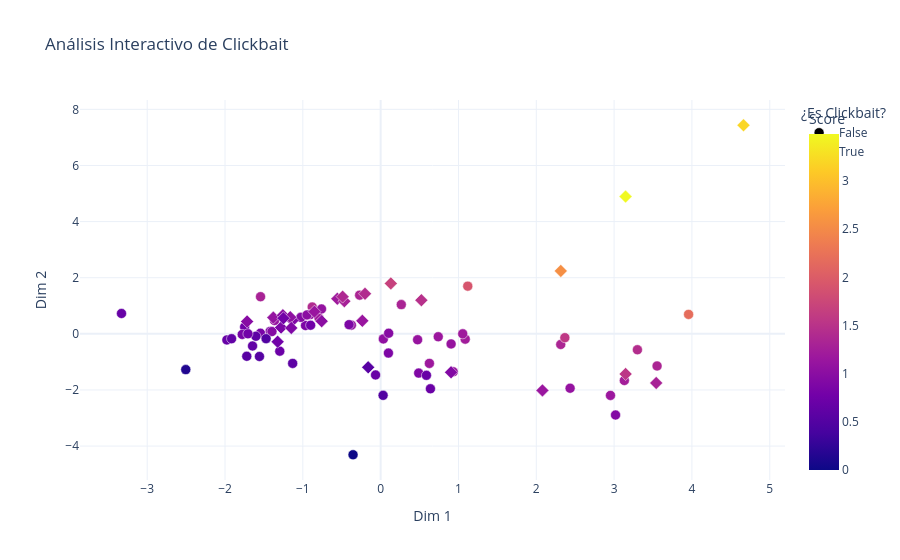

Notebook cell for this chart:
### Code cell
import plotly.express as px
import pandas as pd

# 1. Preparamos un DataFrame temporal para Plotly
# Esto facilita que Plotly asocie cada punto con su título y score
df_plot = pd.DataFrame({
    'Dim 1': X_pca[:, 0], # O X_umap[:, 0]
    'Dim 2': X_pca[:, 1], # O X_umap[:, 1]
    'Score': df['score_clickbait'],
    'Es Clickbait': df['clickbait'].astype(str), # Convertimos a texto para la leyenda
    'Titulo': df['titulo']
})

# 2. Creamos el gráfico
fig = px.scatter(
    df_plot, 
    x='Dim 1', 
    y='Dim 2', 
    color='Score',           # Gradiente de color
    symbol='Es Clickbait',    # Forma diferente (Círculo/Diamante/etc)
    hover_name='Titulo',      # <--- ESTO hará que se vea el título al pasar el ratón
    hover_data={'Score': ':.2f', 'Es Clickbait': True, 'Dim 1': False, 'Dim 2': False},
    color_continuous_scale='plasma',
    title="Análisis Interactivo de Clickbait",
    labels={'Es Clickbait': '¿Es Clickbait?'}
)

# Ajustes de estilo
fig.update_traces(marker=dict(size=10, line=dict(width=0.5, color='White')))
fig.update_layout(template='plotly_white')

fig.show()

### Figure 1 — Plotly figure (JSON) as saved in the notebook; plotly's stock layout.template omitted (floating-point values rounded to 4 significant figures)
{"data": [{"customdata": [[0.8741, "False"], [1.114, "False"], [1.164, "False"], [1.105, "False"], [0.9037, "False"], [1.401, "False"], [1.039, "False"], [1.095, "False"], [0.5868, "False"], [0.1385, "False"], [1.198, "False"], [0.8303, "False"], [0.9321, "False"], [0, "False"], [1.039, "False"], [1.336, "False"], [1.434, "False"], [0.8656, "False"], [1.318, "False"], [0.6347, "False"], [1.221, "False"], [0.7676, "False"], [1.308, "False"], [1.092, "False"], [0.9407, "False"], [0.6691, "False"], [1.104, "False"], [1.336, "False"], [1.247, "False"], [0.5931, "False"], [1.189, "False"], [2.187, "False"], [1.172, "False"], [0.7069, "False"], [0.9563, "False"], [1.158, "False"], [0.8828, "False"], [0.9482, "False"], [1.129, "False"], [0.7206, "False"], [0.8197, "False"], [1.915, "False"], [0.8784, "False"], [0.6754, "False"], [0.7031, "False"], [0.6352, "False"], [0.7702, "False"], [0.5316, "False"], [0.7651, "False"], [1.111, "False"], [1.008, "False"], [0.6961, "False"], [0.4857, "False"], [1.344, "False"], [1.56, "False"], [0.491, "False"], [0.5538, "False"]], "hovertemplate": "<b>%{hovertext}</b><br><br>¿Es Clickbait?=%{customdata[1]}<br>Score=%{marker.color:.2f}<extra></extra>", "hovertext": ["musk sostiene que fue engañado por openai al adoptar un modelo con fines de lucro", "el senado de eeuu falla en su intento de limitar posibles acciones militares de trump en cuba", "en el sur del líbano todo el mundo tiene el corazón destrozado", "iglesias critica que la jueza que le instó a descruzar las piernas sí se lo permitiera a sáenz de santamaría no todas molestan", "el presidente del tedh defiende en el supremo la independencia judicial ante ataques contra los jueces y su legitimidad", "karol g anuncia tres nuevos conciertos en españa añade una fecha más en madrid barcelona y sevilla", "un terremoto de magnitud 62 sacude la isla japonesa de hokkaido sin riesgo de tsunami", "abelardo de la espriella el populista que quiere emular a milei y a bukele en colombia", "magyar tiende la mano a ucrania", "cd castellón córdoba cf en directo resumen goles y minuto a minuto del partido de segunda división 2025 2026", "la soledad la asociación de vecinos cañero nuevo y acpacys ganan el concurso de cruces 2026", "catorce investigados por disturbios amenazas y cánticos racistas en alginet", "muere georg baselitz el gran pintor que puso el mundo patas arriba", "en imágenes puerta del príncipe de la corrida del domingo 26 de abril con manuel escribano pepe moral y román", "grave cornada de 25 centímetros a raúl ruiz en las ventas el pitón atravesó el muslo", "shlomo ben ami esta guerra viene bien a los europeos eeuu está aislado", "trump acusa en falso a españa e italia e insiste en que no está contento con su postura sobre irán", "guardiola promete en su toma de posesión que los derechos no estarán sometidos a ningún vaivén político", "dispositivo especial de la dgt para el gran premio de motogp en jerez 2026 todos los puntos de vigilancia y recomendaciones de tráfico este fin de semana", "torre de oro la gran vigía del contrabando musical", "de un siglo anterior bunbury y el artista total se convirtió en artesano", "los programadores musicales atrapados en mali regresan a españa y la colonia está a salvo", "el rey carlos iii continúa su visita oficial a estados unidos", "trump y su jefa de prensa alientan que el tiroteo fue un montaje para beneficiar al presidente", "el gobierno avisa a pp vox y junts quienes van a perder hoy son los que quedarán retratados al votar en contra", "barcelona enviará de oficio el volante de empadronamiento a los extracomunitarios", "el biopic de michael jackson rompe récords con una recaudación de 217 millones de dólares a nivel global", "elisabeth anglarill el expolio sigue estando a la orden del día y eso que ahora está penado", "el bloqueo de internet en rusia abre una brecha en las élites y hunde la popularidad de putin", "el gobierno de merz anuncia un 28% de aumento del gasto militar de alemania para 2027 mientras recorta en sanidad", "última hora sobre el ataque a trump y la guerra en irán en directo", "el pnv amenaza con retirar su apoyo a sánchez si no cuida las formas y él agradece su posición constructiva", "karol g actuará en barcelona sevilla y madrid en 2027", "florida abre una investigación contra openai por el papel de chatgpt en un tiroteo", "giorgia meloni ofrece 615 euros a los abogados de inmigrantes que logren convencer a sus clientes de abandonar italia", "cuánto cuesta alquilar una casa en el rocío 2026 precios disparados y pocos chollos", "aemet prevé cielo despejado y tarde variable con chubascos en barcelona", "sánchez rabia por los acuerdos de pp y vox en extremadura y aragón pactos de señoros entre abascal y feijóo", "j.j. benítez el infierno no existe es un invento de la religión", "el viajero prioriza el eje atlántico ante el conflicto de oriente medio en semana santa", "tres fotógrafos españoles entre los premiados en los world press photo 2026 éstas son las imágenes elegidas", "el cierre de filas frente a israel se estrecha en parte de europa ¿por qué no actúa unida?", "roca rey herido en el muslo derecho al entrar a matar al quinto toro en sevilla", "illa anuncia un plan de choque para reducir las listas de espera de la dependencia en cataluña", "día del libro 2026 los nuevos formatos atraen a lectores jóvenes", "alejo sauras se mete en la piel del inspector unai lópez de ayala en kraken el libro negro de las horas", "la imagen de una familia separada por el ice foto del año en el world press photo 2026", "uno de los diarios más importantes de francia define así cómo ha solventado españa la crisis del hantavirus", "estados unidos plantea expulsar a españa de la otan", "blackrock reconoce que la agenda woke fue un experimento mundial fallido", "arrestan a 22 monjes budistas que llevaban más de 110 kg de cannabis", "israel amenaza a españa pagarán un precio inmediato", "alerta sanitaria por el pescado tóxico que entra en españa desde marruecos", "trump anuncia la desclasificación de los archivos secreto de la nasa sobre ovnis", "maduro se declara insolvente y pide a venezuela que pague su defensa en nueva york", "el laboratorio moderna anuncia que está desarrollando una vacuna contra el hantavirus", "estados unidos lanza un cohete a la luna en una histórica misión espacial"], "legendgroup": "False", "marker": {"color": [0.8741, 1.114, 1.164, 1.105, 0.9037, 1.401, 1.039, 1.095, 0.5868, 0.1385, 1.198, 0.8303, 0.9321, 0.0, 1.039, 1.336, 1.434, 0.8656, 1.318, 0.6347, 1.221, 0.7676, 1.308, 1.092, 0.9407, 0.6691, 1.104, 1.336, 1.247, 0.5931, 1.189, 2.187, 1.172, 0.7069, 0.9563, 1.158, 0.8828, 0.9482, 1.129, 0.7206, 0.8197, 1.915, 0.8784, 0.6754, 0.7031, 0.6352, 0.7702, 0.5316, 0.7651, 1.111, 1.008, 0.6961, 0.4857, 1.344, 1.56, 0.491, 0.5538], "coloraxis": "coloraxis", "line": {"color": "White", "width": 0.5}, "size": 10, "symbol": "circle"}, "mode": "markers", "name": "False", "orientation": "v", "showlegend": true, "type": "scatter", "x": [-1.42, 0.4748, 2.953, -0.3763, 0.489, -0.8796, -0.9028, 2.435, -1.131, -2.504, -0.7921, -1.545, 3.018, -0.3548, 0.03439, 3.552, 3.299, -0.9653, 0.2652, -1.646, 1.086, -1.748, -1.544, -0.7601, -1.025, -1.976, -1.364, -0.27, 3.132, -1.604, 1.055, 3.957, 0.6263, 0.6396, 0.1028, 0.7401, 0.09984, -1.397, 0.9319, -1.296, -1.779, 1.119, -0.4056, -3.33, -0.0654, -1.916, -1.706, -1.557, -0.9, 0.9051, -0.9465, 0.5882, -1.472, 2.314, 2.367, 0.03132, -1.72], "xaxis": "x", "y": [0.08753, -0.2097, -2.195, 0.31, -1.4, 0.9556, 0.6887, -1.938, -1.054, -1.275, 0.5627, 0.02262, -2.893, -4.309, -0.1808, -1.146, -0.5668, 0.2951, 1.042, -0.4329, -0.1887, 0.2464, 1.324, 0.8875, 0.5872, -0.2175, 0.4739, 1.379, -1.664, -0.08665, 0.0004183, 0.6922, -1.054, -1.958, 0.02062, -0.1036, -0.6864, 0.08157, -1.353, -0.618, -0.02095, 1.7, 0.3279, 0.7251, -1.464, -0.1737, 0.0006165, -0.8073, 0.3056, -0.36, 0.6735, -1.48, -0.1715, -0.3788, -0.1369, -2.192, -0.8003], "yaxis": "y"}, {"customdata": [[0.9106, "True"], [1.673, "True"], [0.5474, "True"], [1.293, "True"], [1.007, "True"], [0.9223, "True"], [1.086, "True"], [0.9941, "True"], [1.191, "True"], [0.8573, "True"], [1.544, "True"], [1.035, "True"], [3.201, "True"], [2.546, "True"], [0.7764, "True"], [0.9705, "True"], [1.133, "True"], [1.282, "True"], [1.133, "True"], [1.373, "True"], [1.476, "True"], [1.142, "True"], [0.8919, "True"], [0.7699, "True"], [1.415, "True"], [3.488, "True"]], "hovertemplate": "<b>%{hovertext}</b><br><br>¿Es Clickbait?=%{customdata[1]}<br>Score=%{marker.color:.2f}<extra></extra>", "hovertext": ["casi el 70% de la juventud española no está satisfecha con la democracia y más de la mitad cree que hace falta mano dura", "laura pausini obligada a parar un concierto para usar una máquina de oxígeno", "el curioso origen etimológico del término deseo", "meloni intentaba marcarse un orbán y hasta el presidente le ha tenido que parar los pies", "el plan gratis perfecto para familias este puente de mayo en barcelona así es la feria de brujas inspirada en una antigua tradición nórdica", "michael la bochornosa hagiografía del rey del pop", "el pnv cancela una reunión en la moncloa por una falta de respeto del pse con aitor esteban", "las marionetas hiperrealistas de aline kuppenheim diseccionan el culto a la belleza", "aldama un show por todo lo alto", "vox corta la estrategia de feijóo y arrastra al pp al debate de la prioridad nacional", "vudú", "episodio 1. el misterio del claustro de palamós | podcast", "lo que acaban de ver en china da miedo y el mundo tiembla avistan un lanzador de misiles hipersónicos df 27 preparándose para lo peor", "¿ha perdido trump apoyos por la guerra de irán? por qué y cómo podría afectar al movimiento maga", "el rey carlos iii y la reina camila viajan a estados unidos tras el intento de atentado contra donald trump", "día del libro quince grandes cómics para toda la familia", "juan gómez jurado cuenta lo que le ha ocurrido en la feria del libro de vallecas y deja este potente mensaje", "iñaki lópez ve la felicitación de von der leyen al gobierno y lo que dice no hará ninguna gracia ni al pp ni a vox", "javier cercas vivimos una depresión democrática desde 2008 el símbolo es tener a un tipo como donald trump en el poder en estados unidos", "un profesor abre un importante melón sobre las clases hay que prohibir las pantallas", "una catalana pide una caña en madrid y acaba atrapada en el eterno debate de los bares", "una británica pone en valor a los colegios en españa por un detalle que considera clave no estaba emocionalmente preparada", "en pp y vox va a doler lo que dice julia otero de la crisis del hantavirus sobre todo por una frase", "esta potente frase de serrat sobre el peligro de la democracia merece la pena escucharla una y otra vez", "el grupo mago de oz pide perdón a méxico por ayuso en una carta que se ha compartido más de 10.000 veces", "trump toda una civilización morirá esta noche"], "legendgroup": "True", "marker": {"color": [0.9106, 1.673, 0.5474, 1.293, 1.007, 0.9223, 1.086, 0.9941, 1.191, 0.8573, 1.544, 1.035, 3.201, 2.546, 0.7764, 0.9705, 1.133, 1.282, 1.133, 1.373, 1.476, 1.142, 0.8919, 0.7699, 1.415, 3.488], "coloraxis": "coloraxis", "line": {"color": "White", "width": 0.5}, "size": 10, "symbol": "diamond"}, "mode": "markers", "name": "True", "orientation": "v", "showlegend": true, "type": "scatter", "x": [-1.133, 0.1304, -0.1603, 3.541, -0.7576, 0.9044, -1.38, -1.256, -0.5566, -1.28, 3.148, -1.162, 4.663, 2.315, -1.249, -1.716, -0.851, -0.4667, -0.2356, -0.4888, 0.523, 2.079, -1.149, -1.324, -0.2009, 3.147], "xaxis": "x", "y": [0.4711, 1.797, -1.195, -1.752, 0.4517, -1.372, 0.5779, 0.6626, 1.252, 0.2235, -1.432, 0.5945, 7.434, 2.243, 0.5557, 0.4379, 0.7898, 1.165, 0.4626, 1.325, 1.199, -2.016, 0.2097, -0.2814, 1.429, 4.892], "yaxis": "y"}], "layout": {"coloraxis": {"colorbar": {"title": {"text": "Score"}}, "colorscale": [[0, "#0d0887"], [0.1111, "#46039f"], [0.2222, "#7201a8"], [0.3333, "#9c179e"], [0.4444, "#bd3786"], [0.5556, "#d8576b"], [0.6667, "#ed7953"], [0.7778, "#fb9f3a"], [0.8889, "#fdca26"], [1, "#f0f921"]]}, "legend": {"title": {"text": "¿Es Clickbait?"}, "tracegroupgap": 0}, "title": {"text": "Análisis Interactivo de Clickbait"}, "xaxis": {"anchor": "y", "domain": [0, 1], "title": {"text": "Dim 1"}}, "yaxis": {"anchor": "x", "domain": [0, 1], "title": {"text": "Dim 2"}}}}
